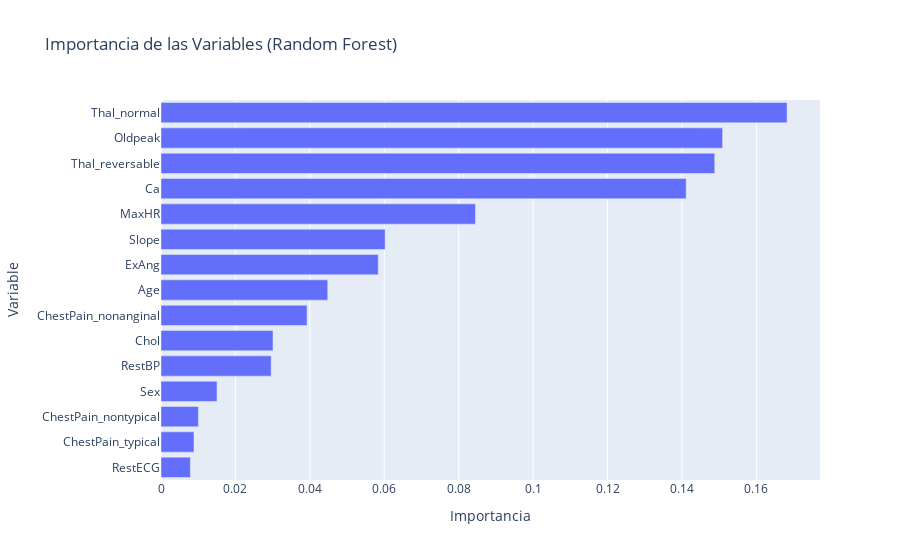

Notebook source saved alongside this figure:
### Code cell
# Extraer la importancia de las variables
importances = rf_model.feature_importances_
feature_names = X_encoded.columns

# Crear un DataFrame para facilitar la visualización


importances = rf_model_gridcv.feature_importances_
feature_names = X_train.columns
importance_df = pd.DataFrame({'Feature': feature_names, 'Importance': importances})
importance_df = importance_df.sort_values(by='Importance', ascending=False)

# Visualizar con Plotly Express
fig = px.bar(
    importance_df.head(15), 
    x='Importance', 
    y='Feature', 
    orientation='h', 
    title='Importancia de las Variables (Random Forest)',
    labels={'Feature': 'Variable', 'Importance': 'Importancia'}
)
fig.update_layout(yaxis={'categoryorder':'total ascending'})
fig.show()

### Figure 1 — Plotly figure (JSON) as saved in the notebook; plotly's stock layout.template omitted (floating-point values rounded to 4 significant figures)
{"data": [{"hovertemplate": "Importancia=%{x}<br>Variable=%{y}<extra></extra>", "legendgroup": "", "marker": {"color": "#636efa", "pattern": {"shape": ""}}, "name": "", "orientation": "h", "showlegend": false, "textposition": "auto", "type": "bar", "x": [0.1682, 0.1509, 0.1488, 0.1411, 0.08451, 0.06023, 0.05837, 0.04481, 0.03926, 0.0301, 0.0296, 0.01506, 0.01005, 0.008861, 0.007886], "xaxis": "x", "y": ["Thal_normal", "Oldpeak", "Thal_reversable", "Ca", "MaxHR", "Slope", "ExAng", "Age", "ChestPain_nonanginal", "Chol", "RestBP", "Sex", "ChestPain_nontypical", "ChestPain_typical", "RestECG"], "yaxis": "y"}], "layout": {"barmode": "relative", "legend": {"tracegroupgap": 0}, "title": {"text": "Importancia de las Variables (Random Forest)"}, "xaxis": {"anchor": "y", "domain": [0, 1], "title": {"text": "Importancia"}}, "yaxis": {"anchor": "x", "categoryorder": "total ascending", "domain": [0, 1], "title": {"text": "Variable"}}}}
